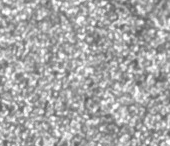
#> input picture enhanced_debug/06_resolution_adaptive_original.png, 170 x 146 px
$ python -i improved_speckle_detection.py   (imports and definitions only)
#> lines starting #> are read from the running program, lines starting #| are printed output that depends on the picture; after the words box and inside, x2 and y2 are one past the last pixel; in counts of white or black regions, pixels touching at a corner belong together
import cv2
import numpy as np
from pathlib import Path


# [95 lines left out: functions analyze_roi_speckles_relaxed, process_binary_relaxed, not called in this run]


def analyze_with_multiple_thresholds(roi_image, debug=False):
    """
    Try multiple thresholding approaches and return the best results
    """
    roi_gray = cv2.cvtColor(roi_image, cv2.COLOR_BGR2GRAY) if len(roi_image.shape) > 2 else roi_image.copy()

    results = {}

    # Method 1: Otsu
    _, binary_otsu = cv2.threshold(roi_gray, 0, 255, cv2.THRESH_BINARY_INV + cv2.THRESH_OTSU)
    results['otsu'] = count_speckles_simple(binary_otsu)

    # Method 2: Adaptive threshold
    binary_adaptive = cv2.adaptiveThreshold(roi_gray, 255, cv2.ADAPTIVE_THRESH_GAUSSIAN_C,
                                            cv2.THRESH_BINARY_INV, 11, 2)
    results['adaptive'] = count_speckles_simple(binary_adaptive)

    # Method 3: Multiple Otsu levels
    blurred = cv2.GaussianBlur(roi_gray, (3, 3), 0)
    _, binary_multi = cv2.threshold(blurred, 0, 255, cv2.THRESH_BINARY_INV + cv2.THRESH_OTSU)
    results['multi_otsu'] = count_speckles_simple(binary_multi)

    # Method 4: Lower threshold (manual)
    mean_val = np.mean(roi_gray)
    std_val = np.std(roi_gray)
    low_thresh = max(0, mean_val - 0.5 * std_val)
    _, binary_low = cv2.threshold(roi_gray, low_thresh, 255, cv2.THRESH_BINARY_INV)
    results['low_threshold'] = count_speckles_simple(binary_low)

    if debug:
        Path("debug_roi").mkdir(exist_ok=True)
        cv2.imwrite("debug_roi/method_otsu.png", binary_otsu)
        cv2.imwrite("debug_roi/method_adaptive.png", binary_adaptive)
        cv2.imwrite("debug_roi/method_multi.png", binary_multi)
        cv2.imwrite("debug_roi/method_low.png", binary_low)

        print("Threshold method comparison:")
        for method, count in results.items():
            print(f"  {method}: {count} speckles")

    # Return the method that found the most speckles
    best_method = max(results.items(), key=lambda x: x[1])
    return best_method


def count_speckles_simple(binary_image, min_area=2, max_area=2000):
    """
    Simple speckle counting with minimal filtering
    """
    num_labels, labels, stats, _ = cv2.connectedComponentsWithStats(binary_image, connectivity=8)

    valid_count = 0
    for i in range(1, num_labels):  # Skip background
        area = stats[i, cv2.CC_STAT_AREA]
        if min_area <= area <= max_area:
            valid_count += 1

    return valid_count


# [93 lines left out: functions visualize_all_components, visualize_valid_components, debug_size_distribution, test_relaxed_detection, not called in this run]

>>> import cv2
>>> picture = cv2.imread('../enhanced_debug/06_resolution_adaptive_original.png')
#> picture is the input picture: shape (146, 170, 3); min 85, max 255, mean 167.8
>>> result = analyze_with_multiple_thresholds(picture)
#> in analyze_with_multiple_thresholds, `_, binary_otsu = cv2.threshold(roi_gray, 0, 255, cv2.THRESH_BINARY_INV..`:
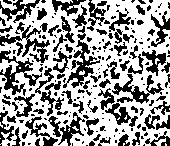
#> binary_otsu: shape (146, 170); 60.7% white; 214 black regions (137 under 20 px), largest, box (x1, y1, x2, y2) and area: (0, 50, 42, 96) 641, (63, 26, 100, 88) 608, (0, 22, 50, 63) 570
#> in count_speckles_simple, `num_labels, labels, stats, _ = cv2.connectedComponentsWithStats(binary..`:
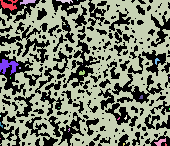
#> labels: shape (146, 170) int32; 28 distinct labels, from 0 to 27; one colour per label, 0 black
#> in count_speckles_simple, `num_labels, labels, stats, _ = cv2.connectedComponentsWithStats(binary..`: num_labels = 28; stats = 28 rows, first 6: [0, 0, 170, 146, 9752], [0, 0, 18, 11, 101], [20, 0, 16, 5, 50], [0, 0, 170, 146, 14559], [56, 0, 17, 4, 34], [77, 0, 1, 1, 1]
#> the loop in count_speckles_simple, `for i in range(1, num_labels):` made 27 passes
#> area on passes 1, 2, 3, 4, 7, 11, 25: 101, 50, 14559, 34, 156, 22, 45
#> after the loop in count_speckles_simple, `for i in range(1, num_labels):`: valid_count = 20
#> in analyze_with_multiple_thresholds, `binary_adaptive = cv2.adaptiveThreshold(roi_gray, 255, cv2.ADAPTIVE_TH..`:
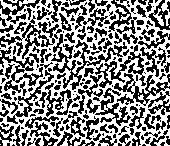
#> binary_adaptive: shape (146, 170); 52.7% white; black in thin lines or dots
#> call 2 of count_speckles_simple, with min_area = 2, max_area = 2000
#> in count_speckles_simple (call 2), `num_labels, labels, stats, _ = cv2.connectedComponentsWithStats(binary..`:
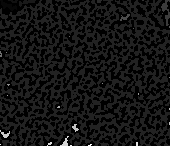
#> labels: shape (146, 170) int32; min 0, max 30, mean 2.2; drawn with min black and max white
#> in count_speckles_simple (call 2), `num_labels, labels, stats, _ = cv2.connectedComponentsWithStats(binary..`: num_labels = 31; stats = 31 rows, first 6: [0, 0, 170, 146, 11744], [0, 0, 17, 11, 79], [8, 0, 10, 3, 19], [19, 0, 17, 7, 56], [0, 0, 170, 146, 12620], [97, 0, 5, 3, 13]
#> the loop in count_speckles_simple (call 2), `for i in range(1, num_labels):` made 30 passes
#> area on passes 1, 3, 4, 7, 9, 23, 24, 25: 79, 56, 12620, 98, 32, 27, 34, 36
#> after the loop in count_speckles_simple (call 2), `for i in range(1, num_labels):`: valid_count = 21
#> in analyze_with_multiple_thresholds, `_, binary_multi = cv2.threshold(blurred, 0, 255, cv2.THRESH_BINARY_INV..`: binary_multi: shape (146, 170); 58.2% white; 126 black regions (76 under 20 px), largest, box (x1, y1, x2, y2) and area: (98, 50, 170, 127) 1567, (53, 41, 104, 88) 879, (0, 51, 42, 95) 701
#> call 3 of count_speckles_simple, with min_area = 2, max_area = 2000
#> in count_speckles_simple (call 3), `num_labels, labels, stats, _ = cv2.connectedComponentsWithStats(binary..`:
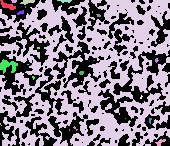
#> labels: shape (146, 170) int32; 26 distinct labels, from 0 to 25; one colour per label, 0 black
#> in count_speckles_simple (call 3), `num_labels, labels, stats, _ = cv2.connectedComponentsWithStats(binary..`: num_labels = 26; stats = 26 rows, first 6: [0, 0, 170, 146, 10387], [0, 0, 16, 10, 75], [11, 0, 6, 3, 15], [20, 0, 15, 5, 47], [0, 0, 170, 146, 13959], [57, 0, 15, 3, 29]
#> the loop in count_speckles_simple (call 3), `for i in range(1, num_labels):` made 25 passes
#> area on passes 1, 3, 4, 5, 7, 12, 25: 75, 47, 13959, 29, 23, 145, 39
#> after the loop in count_speckles_simple (call 3), `for i in range(1, num_labels):`: valid_count = 21
#> in analyze_with_multiple_thresholds, `mean_val = np.mean(roi_gray)`: mean_val = 167.8
#> in analyze_with_multiple_thresholds, `std_val = np.std(roi_gray)`: std_val = 31.36
#> in analyze_with_multiple_thresholds, `low_thresh = max(0, mean_val - 0.5 * std_val)`: low_thresh = 152.1
#> in analyze_with_multiple_thresholds, `_, binary_low = cv2.threshold(roi_gray, low_thresh, 255, cv2.THRESH_BI..`:
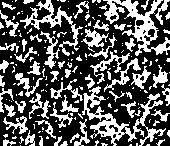
#> binary_low: shape (146, 170); 35% white; 182 white regions (122 under 20 px), largest, box (x1, y1, x2, y2) and area: (82, 86, 166, 146) 1287, (103, 0, 170, 56) 1179, (20, 0, 83, 56) 683
#> call 4 of count_speckles_simple, with min_area = 2, max_area = 2000
#> in count_speckles_simple (call 4), `num_labels, labels, stats, _ = cv2.connectedComponentsWithStats(binary..`:
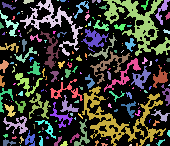
#> labels: shape (146, 170) int32; 183 distinct labels, from 0 to 182; one colour per label, 0 black
#> in count_speckles_simple (call 4), `num_labels, labels, stats, _ = cv2.connectedComponentsWithStats(binary..`: num_labels = 183; stats = 183 rows, first 6: [0, 0, 170, 146, 16131], [12, 1, 1, 1, 1], [15, 0, 2, 2, 3], [23, 0, 11, 4, 30], [20, 0, 63, 56, 683], [57, 0, 2, 1, 2]
#> the loop in count_speckles_simple (call 4), `for i in range(1, num_labels):` made 182 passes
#> area on passes 3, 4, 8, 11, 12, 13, 14, 16, 18, 24, 25, 30: 30, 683, 78, 1179, 29, 112, 46, 20, 135, 24, 20, 74
#> after the loop in count_speckles_simple (call 4), `for i in range(1, num_labels):`: valid_count = 149
#> in analyze_with_multiple_thresholds, `best_method = max(results.items(), key=lambda x: x[1])`: best_method = ('low_threshold', 149)
#> result = ('low_threshold', 149)

$ run again, on enhanced_debug/06a_image_analysis.png
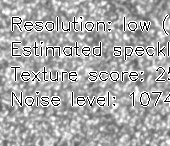
#> input picture enhanced_debug/06a_image_analysis.png, 170 x 146 px
#> picture is the input picture: shape (146, 170, 3); min 0, max 255, mean 169.1
#> binary_otsu: shape (146, 170); 55.4% white; 121 black regions (89 under 20 px), largest, box (x1, y1, x2, y2) and area: (0, 0, 155, 117) 5384, (109, 11, 170, 115) 1997, (62, 88, 138, 127) 759
#> num_labels = 62; stats = 62 rows, first 6: [0, 0, 170, 146, 11076], [0, 0, 18, 11, 101], [20, 0, 16, 5, 50], [0, 0, 170, 146, 12855], [56, 0, 17, 4, 34], [77, 0, 1, 1, 1]
#> the loop in count_speckles_simple, `for i in range(1, num_labels):` made 61 passes
#> area on passes 1, 2, 3, 4, 6, 7, 23, 30: 101, 50, 12855, 34, 45, 116, 80, 125
#> after the loop in count_speckles_simple, `for i in range(1, num_labels):`: valid_count = 46
#> binary_adaptive: shape (146, 170); 50.5% white; black in thin lines or dots
#> num_labels = 59; stats = 59 rows, first 6: [0, 0, 170, 146, 12280], [0, 0, 17, 11, 79], [8, 0, 10, 3, 19], [19, 0, 17, 7, 56], [0, 0, 170, 146, 11729], [97, 0, 5, 3, 13]
#> the loop in count_speckles_simple (call 2), `for i in range(1, num_labels):` made 58 passes
#> area on passes 1, 3, 4, 7, 14, 22, 24, 51: 79, 56, 11729, 108, 23, 66, 135, 27
#> binary_multi: shape (146, 170); 52.8% white; 108 black regions (74 under 20 px), largest, box (x1, y1, x2, y2) and area: (0, 0, 170, 146) 7637, (75, 0, 150, 57) 1125, (25, 116, 57, 146) 316
#> in count_speckles_simple (call 3), `num_labels, labels, stats, _ = cv2.connectedComponentsWithStats(binary..`:
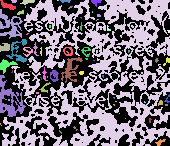
#> labels: shape (146, 170) int32; 67 distinct labels, from 0 to 66; one colour per label, 0 black
#> num_labels = 67; stats = 67 rows, first 6: [0, 0, 170, 146, 11706], [0, 0, 16, 10, 74], [11, 0, 6, 3, 15], [20, 0, 15, 5, 46], [2, 0, 168, 146, 10978], [57, 0, 2, 1, 2]
#> the loop in count_speckles_simple (call 3), `for i in range(1, num_labels):` made 66 passes
#> area on passes 1, 3, 4, 6, 7, 10, 11, 21: 74, 46, 10978, 24, 39, 296, 23, 165
#> after the loop in count_speckles_simple (call 3), `for i in range(1, num_labels):`: valid_count = 60
#> mean_val = 169.1
#> std_val = 56.94
#> low_thresh = 140.6
#> binary_low: shape (146, 170); 22.2% white in thin lines or dots
#> in count_speckles_simple (call 4), `num_labels, labels, stats, _ = cv2.connectedComponentsWithStats(binary..`:
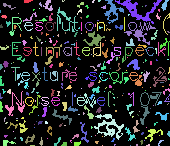
#> labels: shape (146, 170) int32; 293 distinct labels, from 0 to 292; one colour per label, 0 black
#> num_labels = 293; stats = 293 rows, first 6: [0, 0, 170, 146, 19321], [24, 0, 9, 3, 21], [43, 0, 10, 11, 54], [62, 0, 3, 2, 4], [92, 0, 3, 3, 6], [98, 0, 3, 2, 5]
#> the loop in count_speckles_simple (call 4), `for i in range(1, num_labels):` made 292 passes
#> area on passes 1, 2, 6, 7, 8, 9, 15, 23: 21, 54, 161, 294, 42, 28, 139, 33
#> after the loop in count_speckles_simple (call 4), `for i in range(1, num_labels):`: valid_count = 228
#> best_method = ('low_threshold', 228)

$ run again, on enhanced_debug/11_speckles_by_size.png
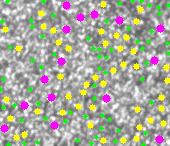
#> input picture enhanced_debug/11_speckles_by_size.png, 170 x 146 px
#> picture is the input picture: shape (146, 170, 3); mean B, G, R 154.7, 168.8, 168.1
#> binary_otsu: shape (146, 170); 63% white; 230 black regions (148 under 20 px), largest, box (x1, y1, x2, y2) and area: (63, 26, 100, 98) 654, (112, 74, 166, 104) 549, (0, 50, 33, 96) 516
#> labels: shape (146, 170) int32; 24 distinct labels, from 0 to 23
#> num_labels = 24; stats = 24 rows, first 6: [0, 0, 170, 146, 9171], [0, 0, 18, 11, 113], [19, 0, 17, 5, 52], [0, 0, 170, 146, 15233], [75, 0, 1, 1, 1], [77, 0, 1, 1, 1]
#> the loop in count_speckles_simple, `for i in range(1, num_labels):` made 23 passes
#> area on passes 1, 2, 3, 7, 11: 113, 52, 15233, 156, 23
#> after the loop in count_speckles_simple, `for i in range(1, num_labels):`: valid_count = 15
#> binary_adaptive: shape (146, 170); 52.6% white; black in thin lines or dots
#> num_labels = 47; stats = 47 rows, first 6: [0, 0, 170, 146, 11772], [0, 0, 17, 11, 89], [11, 0, 7, 3, 15], [19, 0, 17, 7, 56], [0, 0, 170, 146, 12478], [70, 0, 9, 3, 12]
#> the loop in count_speckles_simple (call 2), `for i in range(1, num_labels):` made 46 passes
#> area on passes 1, 3, 4, 8, 33, 36, 37, 38: 89, 56, 12478, 85, 27, 25, 81, 36
#> binary_multi: shape (146, 170); 60.9% white; 125 black regions (65 under 20 px), largest, box (x1, y1, x2, y2) and area: (98, 50, 170, 127) 1507, (35, 41, 101, 102) 1136, (0, 22, 50, 64) 685
#> in count_speckles_simple (call 3), `num_labels, labels, stats, _ = cv2.connectedComponentsWithStats(binary..`:
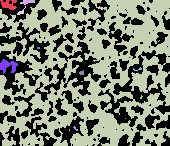
#> labels: shape (146, 170) int32; 16 distinct labels, from 0 to 15; one colour per label, 0 black
#> num_labels = 16; stats = 16 rows, first 6: [0, 0, 170, 146, 9711], [0, 0, 17, 10, 106], [20, 0, 15, 5, 49], [0, 0, 170, 146, 14715], [17, 6, 9, 9, 27], [158, 40, 2, 2, 2]
#> the loop in count_speckles_simple (call 3), `for i in range(1, num_labels):` made 15 passes
#> area on passes 1, 2, 3, 4, 7: 106, 49, 14715, 27, 146
#> after the loop in count_speckles_simple (call 3), `for i in range(1, num_labels):`: valid_count = 12
#> mean_val = 167
#> std_val = 34.15
#> low_thresh = 149.9
#> binary_low: shape (146, 170); 32.4% white; 208 white regions (138 under 20 px), largest, box (x1, y1, x2, y2) and area: (121, 0, 170, 56) 902, (91, 94, 163, 146) 668, (21, 0, 73, 30) 443
#> in count_speckles_simple (call 4), `num_labels, labels, stats, _ = cv2.connectedComponentsWithStats(binary..`:
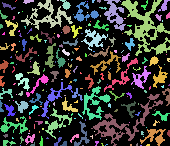
#> labels: shape (146, 170) int32; 209 distinct labels, from 0 to 208; one colour per label, 0 black
#> num_labels = 209; stats = 209 rows, first 6: [0, 0, 170, 146, 16773], [15, 0, 2, 2, 2], [23, 0, 11, 4, 29], [21, 0, 52, 30, 443], [57, 0, 2, 1, 2], [60, 0, 11, 10, 58]
#> the loop in count_speckles_simple (call 4), `for i in range(1, num_labels):` made 208 passes
#> area on passes 2, 3, 5, 6, 10, 11, 12, 13: 29, 443, 58, 187, 297, 902, 24, 58
#> after the loop in count_speckles_simple (call 4), `for i in range(1, num_labels):`: valid_count = 170
#> best_method = ('low_threshold', 170)
